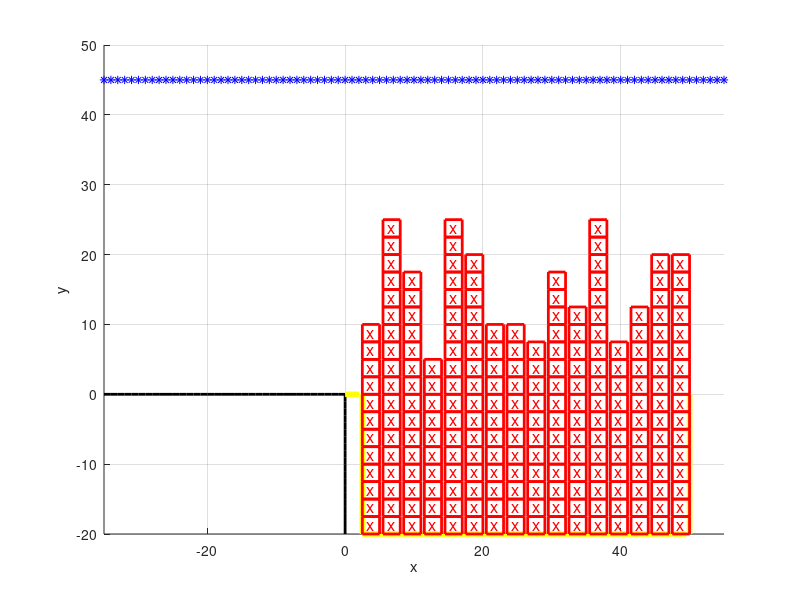

Reproduce this figure in MATLAB.
function [contenedor_posiciones, y_sup] = generar_obstaculos()
    % Inicializar la figura
    figure;
    hold on;
    xlabel('x');
    ylabel('y');
    grid on;
    axis([-35, 55, -20, 50]);

    % Izaje
    hc_izaje = 2.5;
    x_izaje = -35:55;
    yt0 = ones(size(x_izaje)) * 45;
    plot(x_izaje, yt0, '*b');

    % Muelle
    % Línea horizontal
    x_muelle_h = -35:0;
    y_muelle_h = zeros(size(x_muelle_h));
    plot(x_muelle_h, y_muelle_h, 'k', 'LineWidth', 2);

    % Línea vertical
    y_muelle_v = -20:0;
    x_muelle_v = zeros(size(y_muelle_v));
    plot(x_muelle_v, y_muelle_v, 'k', 'LineWidth', 2);

    % Barco
    % Horizontal abajo
    x_barco_h_a = 2.5:50;
    y_barco_h_a = ones(size(x_barco_h_a)) * -20;
    plot(x_barco_h_a, y_barco_h_a, 'y', 'LineWidth', 4);

    % Horizontal izquierda
    x_barco_h_i = 0:2.5;
    y_barco_h_i = zeros(size(x_barco_h_i));
    plot(x_barco_h_i, y_barco_h_i, 'y', 'LineWidth', 4);

    % Vertical izquierda
    y_barco_v = -20:0;
    x_barco_v_i = ones(size(y_muelle_v)) * 2.5;
    plot(x_barco_v_i, y_barco_v, 'y', 'LineWidth', 4);

    % Vertical derecha
    x_barco_v_d = ones(size(y_muelle_v)) * 50;
    plot(x_barco_v_d, y_barco_v, 'y', 'LineWidth', 4);

    % Contenedores dentro del barco
    num_filas = 16;
    num_contenedores_min = 10;
    num_contenedores_max = 18;

    % Dibujo de todos los contenedores y perfil de seguridad
    for fila = 1:num_filas
        % Dibujo de todos los contenedores en la fila actual
        num_contenedores_fila = randi([num_contenedores_min, num_contenedores_max]);
        posiciones_fila = zeros(num_contenedores_fila, 2);

        for i = 1:num_contenedores_fila
            pos_x = 2.5 + (fila - 1) * 3;
            pos_y = -20 + (i - 1) * 2.5;

            % Dibuja el contenedor
            rectangle('Position', [pos_x, pos_y, 2.5, 2.5], 'EdgeColor', 'r', 'LineWidth', 2);

            % Almacena la posición del contenedor
            posiciones_fila(i, :) = [pos_x, pos_y];

            % Etiqueta 'x' en el centro del contenedor
            x_center = pos_x + 1.25;
            y_center = pos_y + 1.25;
            text(x_center, y_center, 'x', 'Color', 'r', 'FontSize', 12, 'HorizontalAlignment', 'center', 'VerticalAlignment', 'middle');
        end

        % Almacena las posiciones de la fila
        contenedor_posiciones{fila} = posiciones_fila;
    end
    posiciones = vertcat(contenedor_posiciones{:});
    coef_seguridad = 5;
    y_sup = max(posiciones(:, 2)) + coef_seguridad;
end